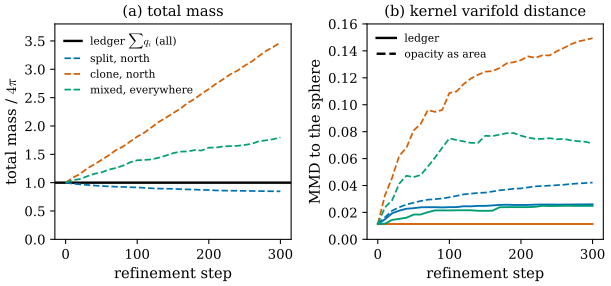

Source code (Python):
"""Figure 50.3.2: the same refinement schedules under a geometric mass ledger and under "opacity as area".

Start: 128 flat Gaussians tiling the unit sphere (the n_theta = 8 tiling of Section 50.2), scales s1 = s2 = sqrt(A(C_i)/pi),
s3 = 0.01, opacity 0.7, masses q_i = A(C_i). 300 random steps of three schedules: split only on the northern half
(z > 0), clone only on the northern half, and split or clone with probability 1/2 everywhere (seed 0). Split and clone
follow the 3DGS rules ([Kerbl23]: split = two children drawn from the parent Gaussian, scales / 1.6, same opacity; clone =
a copy); the ledger recentres the children and gives each child q/2 with the parent's plane (Proposition 50.3.1).
(a) total mass relative to 4 pi: the ledger sum q_i and the opacity area kappa sum alpha_i s_i1 s_i2 (kappa makes it
4 pi at the start). (b) the kernel varifold distance (eq. (22), sigma = 0.25, tau = 1, our choice) between the
normalised varifold and the sphere (reference: the n_theta = 32 tiling).

Run from the project root: PYTHONPATH=tools python3 chapters/50-paper-manifold-gs/figures/fig-50-3-2-refinement-ledger.py
"""
import sys
from pathlib import Path

import numpy as np

sys.path.insert(0, str(Path(__file__).resolve().parents[1] / "lib"))
import dgfig  # noqa: E402
import mgs50 as g  # noqa: E402

dgfig.setup()
import matplotlib.pyplot as plt  # noqa: E402

C = dgfig.COLORS
cols = (C["tangent"], C["normal"], C["third"])
runs = [(name, *g.schedule_run(p, reg)) for name, p, reg in g.SCHEDULES]
# self-checks: the ledger keeps the total mass exactly; clone-only leaves the ledger varifold unchanged; the opacity
# area drifts and its kernel distance ends larger than the ledger's in every schedule
for name, h, n in runs:
    assert np.allclose(h[:, 1], 1.0, atol=1e-12)
    assert abs(h[-1, 2] - 1.0) > 0.1
    assert h[-1, 4] > 1.5 * h[-1, 3]
assert np.allclose(runs[1][1][:, 3], runs[1][1][0, 3], atol=1e-12)

fig, (ax, bx) = plt.subplots(1, 2, figsize=(6.6, 3.2))
ax.axhline(1.0, color=C["main"], lw=1.8, label=r"ledger $\sum q_i$ (all)")
for (name, h, n), c in zip(runs, cols):
    ax.plot(h[:, 0], h[:, 2], "--", color=c, lw=1.3, label=name)
ax.set_xlabel("refinement step")
ax.set_ylabel(r"total mass / $4\pi$")
ax.set_ylim(0, 3.8)
ax.legend(loc="upper left", fontsize=8, frameon=False, handlelength=1.6)
ax.set_title("(a) total mass", fontsize=11)
for (name, h, n), c in zip(runs, cols):
    bx.plot(h[:, 0], h[:, 3], "-", color=c, lw=1.4)
    bx.plot(h[:, 0], h[:, 4], "--", color=c, lw=1.3)
bx.plot([], [], "-", color=C["main"], label="ledger")
bx.plot([], [], "--", color=C["main"], label="opacity as area")
bx.set_xlabel("refinement step")
bx.set_ylabel(r"MMD to the sphere")
bx.set_ylim(0, 0.16)
bx.legend(loc="upper left", fontsize=8, frameon=False, handlelength=1.8)
bx.set_title("(b) kernel varifold distance", fontsize=11)
fig.tight_layout()
dgfig.save(fig, __file__)
for name, h, n in runs:
    print(f"{name:18s} atoms {n}: opacity area {h[-1, 2]:.4f}, MMD ledger {h[0, 3]:.4f} -> {h[-1, 3]:.4f} "
          f"(max {h[:, 3].max():.4f}), opacity {h[-1, 4]:.4f} (max {h[:, 4].max():.4f})")
